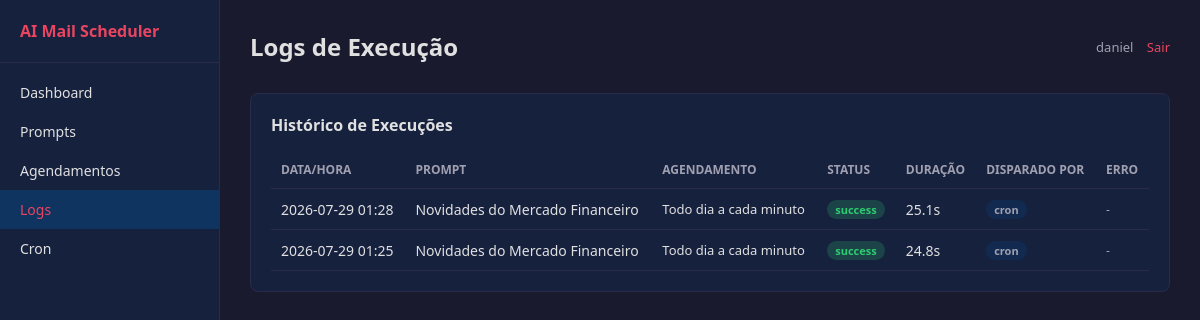
Screenshot of /logs (signed in) with the database file from the repository.
### tables this page shows
CREATE TABLE users (
            id INTEGER PRIMARY KEY AUTOINCREMENT,
            username TEXT UNIQUE NOT NULL,
            password TEXT NOT NULL,
            created_at DATETIME DEFAULT CURRENT_TIMESTAMP
        );

CREATE TABLE execution_logs (
            id INTEGER PRIMARY KEY AUTOINCREMENT,
            schedule_id INTEGER NOT NULL,
            status TEXT NOT NULL DEFAULT 'success',
            error_message TEXT,
            duration_ms INTEGER,
            triggered_by TEXT DEFAULT 'cron',
            created_at DATETIME DEFAULT CURRENT_TIMESTAMP
        );

CREATE TABLE prompts (
            id INTEGER PRIMARY KEY AUTOINCREMENT,
            title TEXT NOT NULL,
            content TEXT NOT NULL,
            tone TEXT DEFAULT 'infografico',
            format TEXT DEFAULT 'html',
            active BOOLEAN DEFAULT 1,
            created_at DATETIME DEFAULT CURRENT_TIMESTAMP,
            updated_at DATETIME DEFAULT CURRENT_TIMESTAMP
        );

CREATE TABLE schedules (
            id INTEGER PRIMARY KEY AUTOINCREMENT,
            prompt_id INTEGER NOT NULL,
            cron_expr TEXT NOT NULL,
            description TEXT,
            email_to TEXT NOT NULL,
            active BOOLEAN DEFAULT 1,
            last_run_at DATETIME,
            created_at DATETIME DEFAULT CURRENT_TIMESTAMP,
            updated_at DATETIME DEFAULT CURRENT_TIMESTAMP,
            FOREIGN KEY (prompt_id) REFERENCES prompts(id)
        );

### app/routes.py (the view)
@routes_bp.route("/logs")
@login_required
def logs_list():
    schedule_id = request.args.get("schedule_id", type=int)
    logs = ExecutionLog.get_recent(limit=50, schedule_id=schedule_id)
    return render_template("logs/list.html", logs=logs)

### app/__init__.py (called while the page is built)
def create_app():
    app = Flask(__name__)
    app.secret_key = os.getenv("SECRET_KEY", "dev-secret-change-me")
    login_manager.init_app(app)
    login_manager.login_view = "auth.login"
    login_manager.login_message = "Faça login para acessar esta página."
    from app.models import init_db, UserModel
    init_db(app)
    @login_manager.user_loader
    def load_user(user_id):
        return UserModel.get(user_id)
    from app.auth import auth_bp
    from app.routes import routes_bp
    app.register_blueprint(auth_bp, url_prefix="/auth")
    app.register_blueprint(routes_bp)
    return app

### app/models.py (called while the page is built, shortened)
def get_db():
    if "db" not in current_app.config:
        os.makedirs(DATABASE_DIR, exist_ok=True)
        conn = sqlite3.connect(DATABASE_PATH)
        conn.row_factory = sqlite3.Row
        conn.execute("PRAGMA journal_mode=WAL")
        conn.execute("PRAGMA foreign_keys=ON")
        current_app.config["db"] = conn
    return current_app.config["db"]

def query(sql, params=(), one=False):
    db = get_db()
    cur = db.execute(sql, params)
    if one:
        return cur.fetchone()
    return cur.fetchall()

    @staticmethod
    def get_by_id(user_id):
        return query("SELECT * FROM users WHERE id = ?", (user_id,), one=True)

    @property
    def username(self):
        return self._row["username"]

    @staticmethod
    def get(user_id):
        row = User.get_by_id(int(user_id))
        if row:
            return UserModel(row)
        return None

    @staticmethod
    def get_recent(limit=10, schedule_id=None):
        return query("""
            SELECT el.*, s.description as schedule_desc, p.title as prompt_title
            FROM execution_logs el
            JOIN schedules s ON el.schedule_id = s.id
            JOIN prompts p ON s.prompt_id = p.id
            ORDER BY el.created_at DESC
            LIMIT ?
        """, (limit,))

### app/templates/logs/list.html
{% extends "base.html" %}
{% block header %}Logs de Execução{% endblock %}
{% block content %}
<div class="card">
    <h3>Histórico de Execuções</h3>
    {% if logs %}
    <table>
        <thead>
            <tr>
                <th>Data/Hora</th>
                <th>Prompt</th>
                <th>Agendamento</th>
                <th>Status</th>
                <th>Duração</th>
                <th>Disparado por</th>
                <th>Erro</th>
            </tr>
        </thead>
        <tbody>
            {% for log in logs %}
            <tr>
                <td>{{ log.created_at[:16] }}</td>
                <td>{{ log.prompt_title[:35] }}</td>
                <td style="font-size:13px;">{{ log.schedule_desc[:30] if log.schedule_desc else 'Manual' }}</td>
                <td><span class="badge badge-{{ 'success' if log.status == 'success' else 'error' }}">{{ log.status }}</span></td>
                <td>{{ (log.duration_ms / 1000)|round(1) if log.duration_ms else '-' }}s</td>
                <td><span class="badge badge-info">{{ log.triggered_by }}</span></td>
                <td style="font-size:12px; max-width:200px; overflow:hidden; text-overflow:ellipsis; white-space:nowrap; color:var(--muted);">{{ log.error_message or '-' }}</td>
            </tr>
            {% endfor %}
        </tbody>
    </table>
    {% else %}
    <div class="empty-state"><p>Nenhum log de execução encontrado.</p></div>
    {% endif %}
</div>
{% endblock %}

### app/templates/base.html (shortened to what this page needs)
<!DOCTYPE html>
<html lang="pt-BR">
<head>
</head>
<body>
    <aside class="sidebar">
        <h2>AI Mail Scheduler</h2>
        <nav>
            <a href="/" class="{% if request.path == '/' %}active{% endif %}">Dashboard</a>
            <a href="/prompts" class="{% if request.path.startswith('/prompts') %}active{% endif %}">Prompts</a>
            <a href="/schedules" class="{% if request.path.startswith('/schedules') %}active{% endif %}">Agendamentos</a>
            <a href="/logs" class="{% if request.path.startswith('/logs') %}active{% endif %}">Logs</a>
            <a href="/cron/status" class="{% if request.path.startswith('/cron') %}active{% endif %}">Cron</a>
        </nav>
    </aside>
    <main class="main">
        <div class="header">
            <h1>{% block header %}Dashboard{% endblock %}</h1>
            <div class="user-info">
                {{ current_user.username }}
                <a href="/auth/logout">Sair</a>
            </div>
        </div>
        {% block content %}{% endblock %}
    </main>
</body>
</html>

### app/templates/base.html (style rules this page uses)
:root { --bg: #1a1a2e; --card: #16213e; --accent: #0f3460; --text: #e0e0e0; --muted: #a0a0b0; --red: #e94560; --green: #2ecc71; --yellow: #f39c12; --border: #2a2a4a; }
* { margin: 0; padding: 0; box-sizing: border-box; }
body { font-family: 'Segoe UI', Arial, sans-serif; background: var(--bg); color: var(--text); min-height: 100vh; display: flex; }
.sidebar { width: 220px; background: var(--card); padding: 20px 0; min-height: 100vh; border-right: 1px solid var(--border); position: fixed; top: 0; left: 0; bottom: 0; }
.sidebar h2 { color: var(--red); padding: 0 20px 20px; font-size: 16px; border-bottom: 1px solid var(--border); margin-bottom: 10px; }
.sidebar nav a { display: block; padding: 10px 20px; color: var(--text); text-decoration: none; font-size: 14px; transition: background 0.2s; }
.sidebar nav a:hover, .sidebar nav a.active { background: var(--accent); color: var(--red); }
.main { margin-left: 220px; flex: 1; padding: 30px; }
.header { display: flex; justify-content: space-between; align-items: center; margin-bottom: 30px; }
.header h1 { font-size: 24px; color: var(--text); }
.header .user-info { font-size: 13px; color: var(--muted); }
.header .user-info a { color: var(--red); text-decoration: none; margin-left: 10px; }
.card { background: var(--card); border: 1px solid var(--border); border-radius: 8px; padding: 20px; margin-bottom: 20px; }
.card h3 { color: var(--text); margin-bottom: 15px; font-size: 16px; }
table { width: 100%; border-collapse: collapse; }
th { text-align: left; padding: 10px; font-size: 12px; color: var(--muted); text-transform: uppercase; border-bottom: 1px solid var(--border); }
td { padding: 10px; font-size: 14px; border-bottom: 1px solid var(--border); }
.badge { display: inline-block; padding: 2px 8px; border-radius: 12px; font-size: 11px; font-weight: 600; }
.badge-success { background: rgba(46, 204, 113, 0.2); color: var(--green); }
.badge-info { background: rgba(15, 52, 96, 0.5); color: var(--muted); }

### rows the page displays
users: username "daniel"
execution_logs: created_at "2026-07-29 01:28", title "Novidades do Mercado Financeiro", description "Todo dia a cada minuto", status "success", duration_ms "25.1", triggered_by "cron", error_message "-"
execution_logs: created_at "2026-07-29 01:25", title "Novidades do Mercado Financeiro", description "Todo dia a cada minuto", status "success", duration_ms "24.8", triggered_by "cron", error_message "-"
